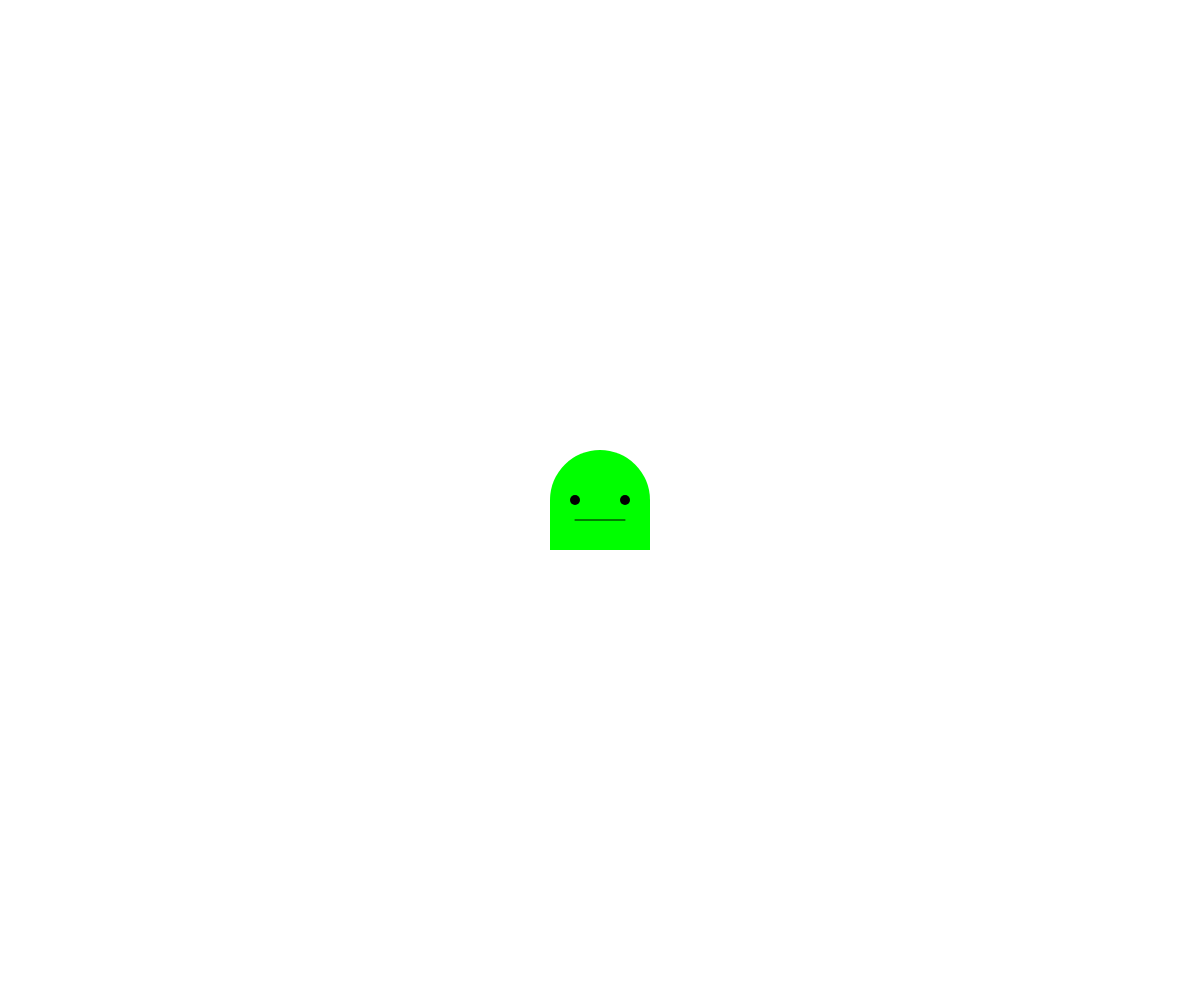
Frame 1 (no input)
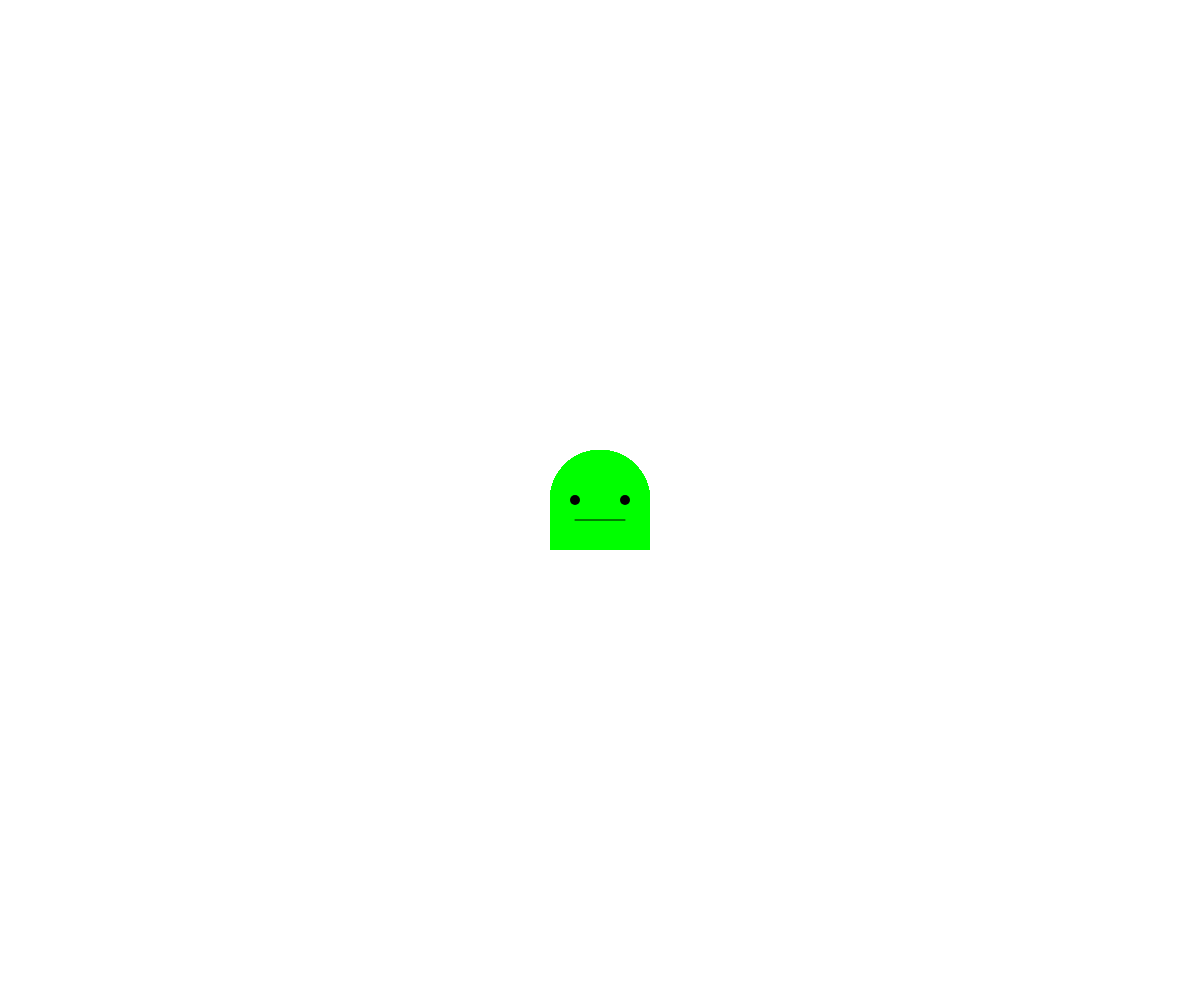
Frame 60 (no input)
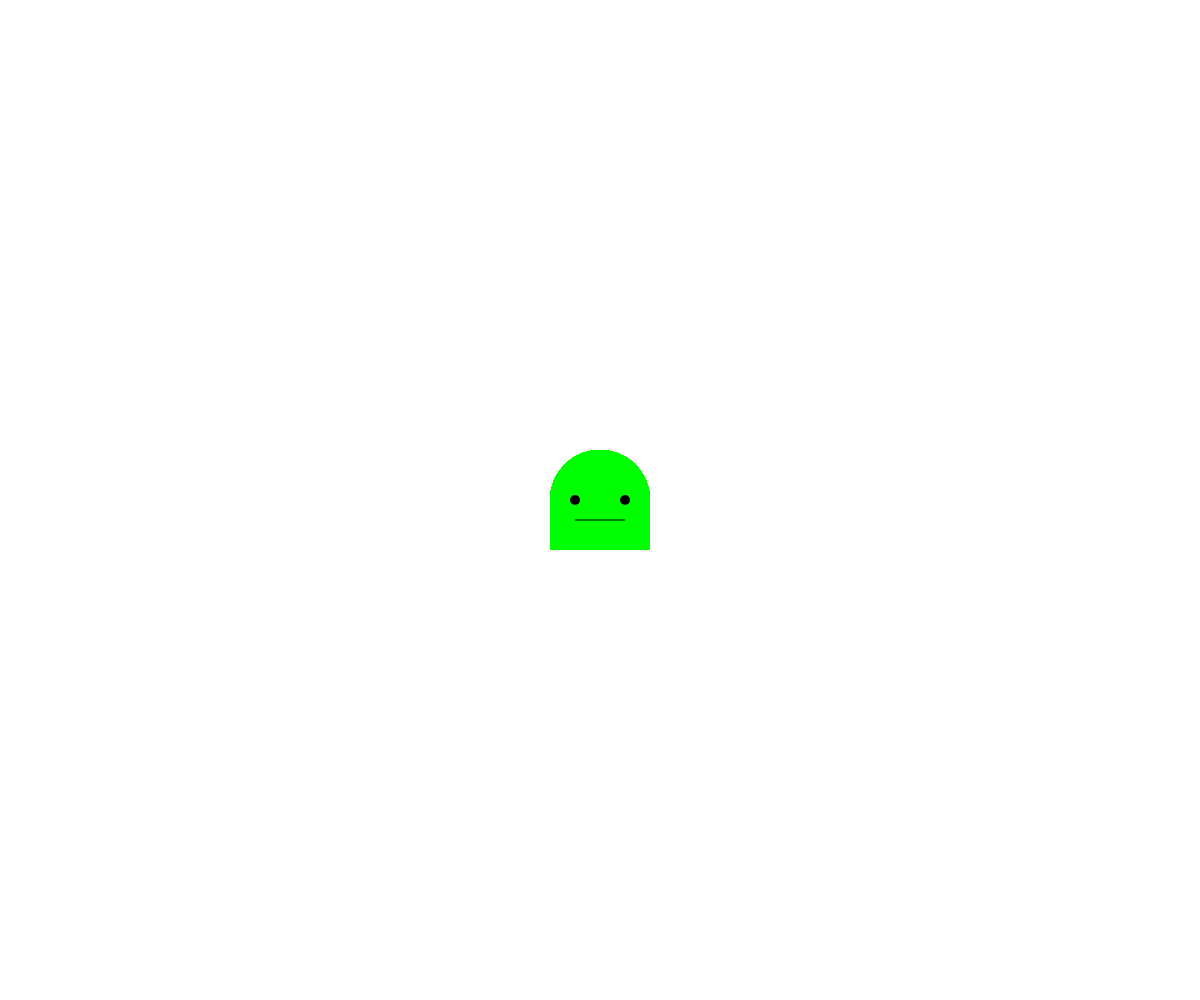
Frame 120 (the mouse pressed at the canvas centre since frame 60)

The p5.js sketch that drew these frames (run headless with seeded random() and noise() and a simulated clock; from frame 60 on, the mouse is pressed at the canvas centre):

// p5.js sketch
// ── sketch.js
// Drawing Challlenge
// Ian Herperger
// Sept 13, 2024

// let rX = 50; let rY = 50;
let headsize = 100
function setup() {
  createCanvas(windowWidth, windowHeight);
}

// function draw() {
//   background(220);
//   //moving rectangle
//   if (keyIsPressed) {
//     if (key === "a") {
//       rY += 10; //rY = rY +=10;
//       if (rY > height) rY = 0;
//     }
//   }
//   fill(255, 150, 50);
//   rect(rX, rY, 60, 35, 50, 0);
// }
// function keyPressed() {
//   // dont callhis function its automatic
//   if (keyCode===DOWN_ARROW){//Down Arrow
//     rY += 100;
//     }
// }
function draw(){
  fill(0,255,0);
  noStroke();
  circle(windowWidth*.5,windowHeight*.5,headsize);
  rect(windowWidth*.5 - headsize*0.5,windowHeight*.5,headsize*1,headsize*0.5);
  stroke(1,1,1);
  line(windowWidth*.5 - headsize*.25,windowHeight*.5 + headsize/5,windowWidth *0.5 + headsize*0.25,windowHeight*.5+ headsize/5);
  noStroke();
  rect(windowWidth*.5 - headsize*.5,headsize*5.7 - headsize*.5 ,headsize*.1,headsize*0.2)
  rect(windowWidth*.5 + headsize*.4,headsize*5.7 - headsize*.5,headsize*.1,headsize*0.2)
  fill(0,0,0)
  circle(windowWidth*.5 - headsize*.25,windowHeight*.5,headsize*.1);
  circle(windowWidth*.5 + headsize*.25,windowHeight*.5,headsize*.1);
}
